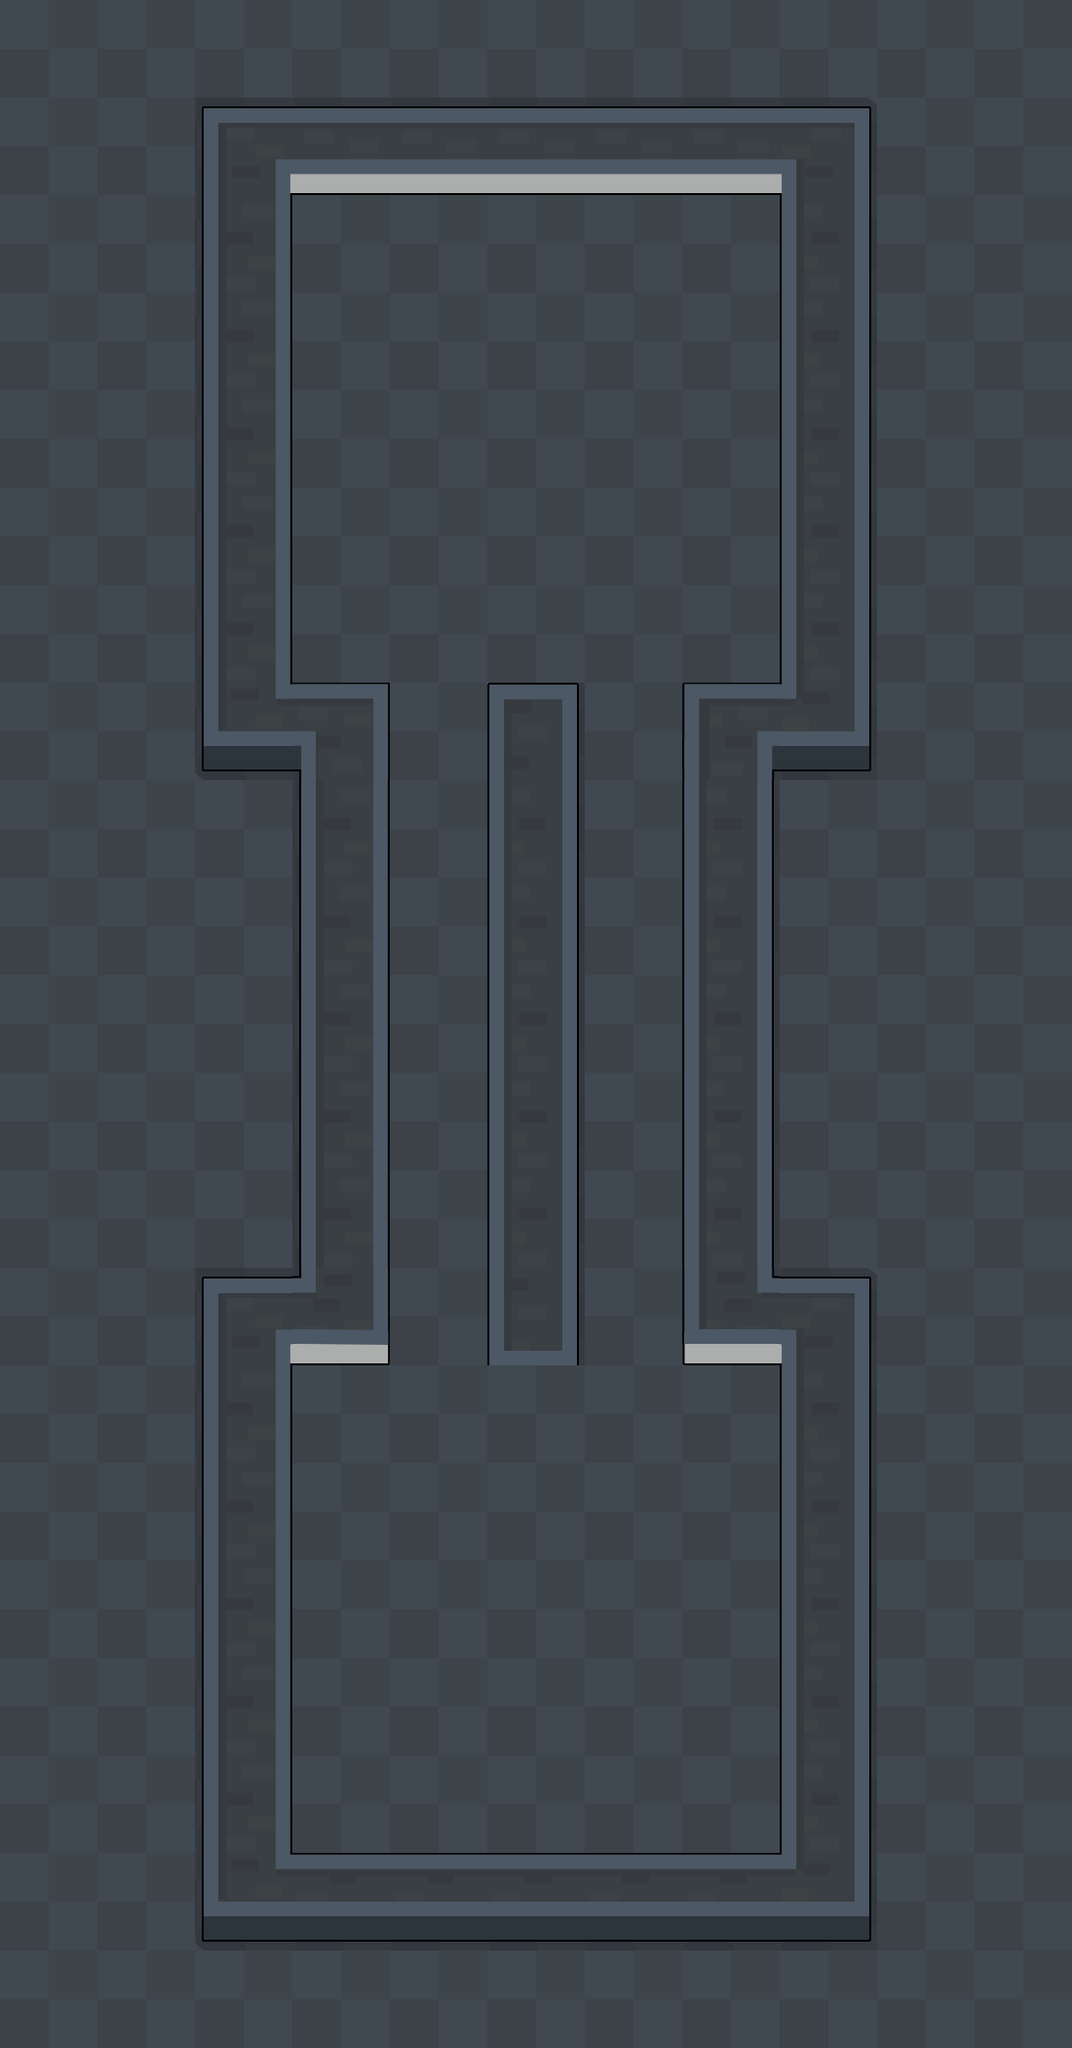

This game map was drawn from its Tiled (.tmx) file and the tilesets committed beside it. A one-line description and the full map source follow:
An orthogonal 11x21 tile map with 100x100 px tiles, 1 tile layer (Ground), 1 hidden layer not drawn, 3 tilesets and 68 objects (11x 2, 9x 1, st_1_291, st_1_292, st_2_292, ...).

<map version="1.5" tiledversion="1.7.2" orientation="orthogonal" renderorder="left-down" width="11" height="21" tilewidth="100" tileheight="100" infinite="0" nextlayerid="9" nextobjectid="71">
 <tileset firstgid="1" name="map01" tilewidth="100" tileheight="100" tilecount="400" columns="20">
  <image source="../Map_img/map01.png" width="2000" height="2000" />
 </tileset>
 <tileset firstgid="401" name="computer" tilewidth="104" tileheight="121" tilecount="1" columns="0">
  <grid orientation="orthogonal" width="1" height="1" />
  <tile id="0">
   <image width="104" height="121" source="../Map_img/computer/pc1.png" />
  </tile>
 </tileset>
 <tileset firstgid="402" name="door" tilewidth="100" tileheight="100" tilecount="1" columns="0">
  <grid orientation="orthogonal" width="1" height="1" />
  <tile id="0">
   <image width="100" height="100" source="../Map_img/door/door01.png" />
  </tile>
 </tileset>
 <layer id="2" name="ground_road" width="11" height="21" visible="0">
  <data encoding="csv">
0,0,0,0,0,0,0,0,0,0,0,
0,0,0,0,0,0,0,0,0,0,0,
0,0,0,2,2,2,2,2,0,0,0,
0,0,0,2,2,2,2,2,0,0,0,
0,0,0,2,2,2,2,2,0,0,0,
0,0,0,2,2,2,2,2,0,0,0,
0,0,0,2,2,2,2,2,0,0,0,
0,0,0,0,2,0,1,0,0,0,0,
0,0,0,0,2,0,1,0,0,0,0,
0,0,0,0,2,0,1,0,0,0,0,
0,0,0,0,2,0,1,0,0,0,0,
0,0,0,0,2,0,1,0,0,0,0,
0,0,0,0,2,0,1,0,0,0,0,
0,0,0,0,2,0,1,0,0,0,0,
0,0,0,1,1,1,1,1,0,0,0,
0,0,0,1,1,1,1,1,0,0,0,
0,0,0,1,1,1,1,1,0,0,0,
0,0,0,1,1,1,1,1,0,0,0,
0,0,0,1,1,1,1,1,0,0,0,
0,0,0,0,0,0,0,0,0,0,0,
0,0,0,0,0,0,0,0,0,0,0
</data>
 </layer>
 <layer id="1" name="Ground" width="11" height="21">
  <data encoding="csv">
1,1,1,1,1,1,1,1,1,1,1,
1,1,2,3,3,3,3,3,7,1,1,
1,1,16,1,1,1,1,1,18,1,1,
1,1,16,1,1,1,1,1,18,1,1,
1,1,16,1,1,1,1,1,18,1,1,
1,1,16,1,1,1,1,1,18,1,1,
1,1,16,1,1,1,1,1,18,1,1,
1,1,13,26,1,30,1,27,10,1,1,
1,1,1,16,1,18,1,18,1,1,1,
1,1,1,16,1,18,1,18,1,1,1,
1,1,1,16,1,18,1,18,1,1,1,
1,1,1,16,1,18,1,18,1,1,1,
1,1,1,16,1,18,1,18,1,1,1,
1,1,2,24,1,29,1,25,7,1,1,
1,1,16,1,1,1,1,1,18,1,1,
1,1,16,1,1,1,1,1,18,1,1,
1,1,16,1,1,1,1,1,18,1,1,
1,1,16,1,1,1,1,1,18,1,1,
1,1,16,1,1,1,1,1,18,1,1,
1,1,13,9,9,9,9,9,10,1,1,
1,1,1,1,1,1,1,1,1,1,1
</data>
 </layer>
 <objectgroup id="3" name="specialtower">
  <object id="1" name="st_1_291" gid="1" x="200" y="1300" width="100" height="100" />
  <object id="2" name="st_1_292" gid="1" x="800" y="1300" width="100" height="100" />
  <object id="3" name="st_2_292" gid="1" x="200" y="900" width="100" height="100" />
  <object id="4" name="st_2_291" gid="1" x="800" y="900" width="100" height="100" />
 </objectgroup>
 <objectgroup id="4" name="computer">
  <object id="5" name="PC_1" gid="401" x="500" y="1900" width="104" height="121" />
  <object id="6" name="PC_2" gid="401" x="500" y="300" width="104" height="121" />
 </objectgroup>
 <objectgroup id="8" name="point">
  <object id="57" name="1" gid="32" x="600" y="1400" width="100" height="100" />
  <object id="58" name="1" gid="32" x="600" y="1300" width="100" height="100" />
  <object id="59" name="1" gid="32" x="600" y="1200" width="100" height="100" />
  <object id="60" name="1" gid="32" x="600" y="1100" width="100" height="100" />
  <object id="61" name="1" gid="32" x="600" y="1000" width="100" height="100" />
  <object id="62" name="1" gid="32" x="600" y="900" width="100" height="100" />
  <object id="64" name="2" gid="33" x="400" y="800" width="100" height="100" />
  <object id="65" name="2" gid="33" x="400" y="900" width="100" height="100" />
  <object id="66" name="2" gid="33" x="400" y="1000" width="100" height="100" />
  <object id="67" name="2" gid="33" x="400" y="1100" width="100" height="100" />
  <object id="68" name="2" gid="33" x="400" y="1200" width="100" height="100" />
  <object id="69" name="2" gid="33" x="400" y="1300" width="100" height="100" />
 </objectgroup>
 <objectgroup id="5" name="door_1">
  <object id="7" name="door_2" gid="402" x="600" y="800" width="100" height="100" />
  <object id="8" name="door_1" gid="402" x="400" y="1400" width="100" height="100" />
 </objectgroup>
 <objectgroup id="7" name="PC_2">
  <object id="33" name="1" gid="31" x="700" y="700" width="100" height="100" />
  <object id="34" name="1" gid="31" x="600" y="700" width="100" height="100" />
  <object id="35" name="1" gid="31" x="500" y="700" width="100" height="100" />
  <object id="36" name="2" gid="31" x="400" y="700" width="100" height="100" />
  <object id="37" gid="31" x="300" y="700" width="100" height="100" />
  <object id="38" name="2" gid="31" x="700" y="600" width="100" height="100" />
  <object id="39" name="2" gid="31" x="600" y="600" width="100" height="100" />
  <object id="40" name="2" gid="31" x="500" y="600" width="100" height="100" />
  <object id="41" name="2" gid="31" x="400" y="600" width="100" height="100" />
  <object id="42" gid="31" x="300" y="600" width="100" height="100" />
  <object id="43" gid="31" x="700" y="500" width="100" height="100" />
  <object id="44" gid="31" x="600" y="500" width="100" height="100" />
  <object id="45" gid="31" x="500" y="500" width="100" height="100" />
  <object id="46" gid="31" x="400" y="500" width="100" height="100" />
  <object id="47" gid="31" x="300" y="500" width="100" height="100" />
  <object id="48" gid="31" x="700" y="400" width="100" height="100" />
  <object id="49" gid="31" x="600" y="400" width="100" height="100" />
  <object id="50" gid="31" x="500" y="400" width="100" height="100" />
  <object id="51" gid="31" x="400" y="400" width="100" height="100" />
  <object id="52" gid="31" x="300" y="400" width="100" height="100" />
  <object id="53" gid="31" x="700" y="300" width="100" height="100" />
  <object id="54" gid="31" x="600" y="300" width="100" height="100" />
  <object id="55" gid="31" x="400" y="300" width="100" height="100" />
  <object id="56" gid="31" x="300" y="300" width="100" height="100" />
 </objectgroup>
 <objectgroup id="6" name="PC_1">
  <object id="9" gid="31" x="300" y="1500" width="100" height="100" />
  <object id="10" gid="31" x="400" y="1500" width="100" height="100" />
  <object id="11" gid="31" x="500" y="1500" width="100" height="100" />
  <object id="12" gid="31" x="600" y="1500" width="100" height="100" />
  <object id="13" gid="31" x="700" y="1500" width="100" height="100" />
  <object id="14" gid="31" x="300" y="1600" width="100" height="100" />
  <object id="15" gid="31" x="400" y="1600" width="100" height="100" />
  <object id="16" gid="31" x="500" y="1600" width="100" height="100" />
  <object id="17" gid="31" x="600" y="1600" width="100" height="100" />
  <object id="18" gid="31" x="700" y="1600" width="100" height="100" />
  <object id="19" gid="31" x="300" y="1700" width="100" height="100" />
  <object id="20" gid="31" x="400" y="1700" width="100" height="100" />
  <object id="21" gid="31" x="500" y="1700" width="100" height="100" />
  <object id="22" gid="31" x="600" y="1700" width="100" height="100" />
  <object id="23" gid="31" x="700" y="1700" width="100" height="100" />
  <object id="24" gid="31" x="300" y="1800" width="100" height="100" />
  <object id="25" gid="31" x="400" y="1800" width="100" height="100" />
  <object id="26" gid="31" x="500" y="1800" width="100" height="100" />
  <object id="27" gid="31" x="600" y="1800" width="100" height="100" />
  <object id="28" gid="31" x="700" y="1800" width="100" height="100" />
  <object id="29" gid="31" x="300" y="1900" width="100" height="100" />
  <object id="30" gid="31" x="400" y="1900" width="100" height="100" />
  <object id="31" gid="31" x="600" y="1900" width="100" height="100" />
  <object id="32" gid="31" x="700" y="1900" width="100" height="100" />
 </objectgroup>
</map>
